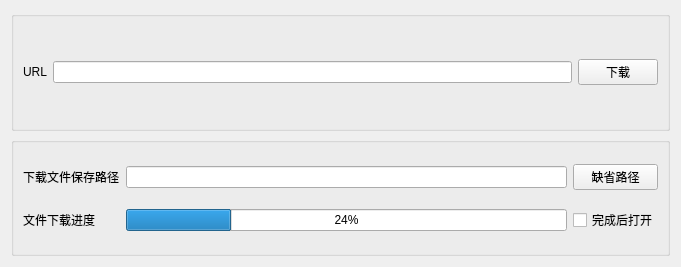
<?xml version="1.0" encoding="UTF-8"?>
<ui version="4.0">
 <class>Widget</class>
 <widget class="QWidget" name="Widget">
  <property name="geometry">
   <rect>
    <x>0</x>
    <y>0</y>
    <width>681</width>
    <height>267</height>
   </rect>
  </property>
  <property name="windowTitle">
   <string>Widget</string>
  </property>
  <layout class="QVBoxLayout" name="verticalLayout">
   <item>
    <widget class="QGroupBox" name="groupBox">
     <property name="title">
      <string/>
     </property>
     <layout class="QGridLayout" name="gridLayout">
      <item row="0" column="0">
       <widget class="QLabel" name="label">
        <property name="text">
         <string>URL</string>
        </property>
       </widget>
      </item>
      <item row="0" column="1">
       <widget class="QLineEdit" name="editURL"/>
      </item>
      <item row="0" column="2">
       <widget class="QPushButton" name="btnDownload">
        <property name="text">
         <string>下载</string>
        </property>
       </widget>
      </item>
     </layout>
    </widget>
   </item>
   <item>
    <widget class="QGroupBox" name="groupBox_2">
     <property name="title">
      <string/>
     </property>
     <layout class="QGridLayout" name="gridLayout_2">
      <item row="0" column="0">
       <widget class="QLabel" name="label_2">
        <property name="text">
         <string>下载文件保存路径</string>
        </property>
       </widget>
      </item>
      <item row="0" column="1">
       <widget class="QLineEdit" name="editPath"/>
      </item>
      <item row="0" column="2">
       <widget class="QPushButton" name="btnDefaultPath">
        <property name="text">
         <string>缺省路径</string>
        </property>
       </widget>
      </item>
      <item row="1" column="0">
       <widget class="QLabel" name="label_3">
        <property name="text">
         <string>文件下载进度</string>
        </property>
       </widget>
      </item>
      <item row="1" column="1">
       <widget class="QProgressBar" name="progressBar">
        <property name="value">
         <number>24</number>
        </property>
       </widget>
      </item>
      <item row="1" column="2">
       <widget class="QCheckBox" name="ckbIsOpen">
        <property name="text">
         <string>完成后打开</string>
        </property>
       </widget>
      </item>
     </layout>
    </widget>
   </item>
  </layout>
 </widget>
 <resources/>
 <connections/>
</ui>
